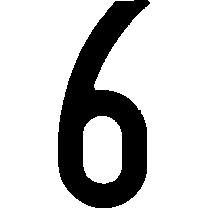
#> input picture Images/seg_test/test_2/0.jpg, 208 x 208 px, given as the content of the folder Images/training_sets/0, which was not available
$ python licensePlateImgToText.py   (older library calls are emulated)
#> lines starting #> are read from the running program, lines starting #| are printed output that depends on the picture; after the words box and inside, x2 and y2 are one past the last pixel; in counts of white or black regions, pixels touching at a corner belong together; pictures that were not available may be replaced by others from this repository, and a replacement may not be noted
### naiveBayesClassifier.py
'''
CSE 415 Final Project
Yinghe Chen, Yu Fu
June 2, 2015
naiveBayesClassifier.py

The classifier will randomly read a subset from the training set,
and use naive Bayes method to classify given input images.
The classifier will read all the images from a folder,
recognize the character of the image, and generate an output string
combined with all the characters.
'''

import numpy as np
from scipy import ndimage
from scipy import misc
import matplotlib.pyplot as plt
import os
import sys
import math
import random

def img_to_array(imgpath):
    '''Return an list of length 900 of given image.
       1 if the block has some black. 0 if the block is all white.'''
    img = misc.imread(imgpath, 1)
    small_img = (misc.imresize(img, (30, 30), interp='bicubic') / 255).astype('int32')
    return (1-small_img.flatten()).tolist()

def load_training_set(path):
    '''Load and return training set from given path.'''
    training_set = []
    patterns = "0123456789abcdefghijklmnpqrstuvwxyz"
    for c in patterns:
        pattern_dir = path + '/' + c
        rand = 1.0
        for filename in os.listdir(pattern_dir):
            if rand >= 0.2:  # Change this number to modify the size of subset
                training_set.append([img_to_array(pattern_dir + '/' + filename), c])
            rand = random.random()
    return training_set

def get_prior_char(training_set):
    '''Calculate and return the priors of characters as a list.'''
    patterns = "0123456789abcdefghijklmnpqrstuvwxyz"
    count = [0] * len(patterns)
    for training_list in training_set:
        count[patterns.index(training_list[1])] += 1
    total_count = sum(count)
    for i in range(len(count)):
        count[i] /= total_count
    return count

def get_prior_attr(training_set):
    '''Calcuate and return the priors of attributes values equal to 1.'''
    count = [0] * 900
    total = len(training_set)
    for training_list in training_set:
        for i in range(900):
            count[i] += training_list[0][i]
    # avoid probability of 0
    for i in range(900):
        if count[i] == 0:
            count[i] += 0.01
            total += 0.01
    return [c / total for c in count]

def get_indi(training_set):
    '''Calculate and return the probabilty of individual features.
       [[P(block1|'a')...P(block900|'a')], 'a'], ....]'''
    patterns = "0123456789abcdefghijklmnpqrstuvwxyz"
    indi_prob = []
    for c in patterns:
        count_char = 0
        count_attr_list = [0] * 900
        for training_list in training_set:
            if training_list[1] == c:
                count_char += 1
                for i in range(900):
                    count_attr_list[i] += training_list[0][i]

        for i in range(900):
            if count_attr_list[i] == 0:
                count_attr_list[i] += 0.01
                count_char += 0.01

        indi_prob.append([[count / count_char for count in count_attr_list], c])

    return indi_prob

def get_likelihood(input_list, c, indi_prob, prior_char):
    '''Calculate and return P(c|input)'''
    patterns = "0123456789abcdefghijklmnpqrstuvwxyz"
    char_index = patterns.index(c)
    log_p_input_c = 0
    prob_list = indi_prob[char_index][0]

    for i in range(900):
        if input_list[i] == 0:
            log_p_input_c += math.log(1 - prob_list[i])
        else:
            log_p_input_c += math.log(prob_list[i])
    p_c = prior_char[char_index]
    return log_p_input_c + math.log(p_c)

def get_result(imgpath, indi_prob, prior_char):
    '''Use Naive Bayes classifier to compute
       the character with max likihood of given image array.'''
    input = img_to_array(imgpath)
    max_log_p = -sys.maxsize - 1
    max_c = ''
    for c in "0123456789abcdefghijklmnpqrstuvwxyz":
        log_p = get_likelihood(input, c, indi_prob, prior_char)
        if log_p > max_log_p:
            max_log_p = log_p
            max_c = c
    return (max_c, max_log_p)

# [13 lines left out: function print_array, not called in this run]

def imgToString(img_dir):
    '''Read images from a directory, process all the images and return the result as a string.'''
    training_set = load_training_set('Images/training_sets') # Change the training set here
    prior_char = get_prior_char(training_set)
    prior_attr = get_prior_attr(training_set)
    indi_prob = get_indi(training_set)
    result = ''
    for filename in os.listdir(img_dir):
        #print(get_result(img_dir + '/' + filename, indi_prob, prior_char))
        result += get_result(img_dir + '/' + filename, indi_prob, prior_char)[0]
    return result

### perceptronClassifier.py
#Final Project
#Yinghe Chen, Yu Fu
#perceptronClassifier.py
#CSE 415
#June2, 2015
import numpy as np
from scipy import ndimage
from scipy import misc
import matplotlib.pyplot as plt
import os
import sys
import random

# load image as 1d array of 1 or 0
def img_to_array(imgpath):
    img = misc.imread(imgpath, 1)
    small_img = (misc.imresize(img, (20, 20), interp = 'bicubic') /255).astype('int32')
    return small_img.flatten()
# load the folder which contains training set
def load_training_set(path):
    '''Load and return training set from given path.'''
    training_set = []
    patterns = "0123456789abcdefghijklmnpqrstuvwxyz"
    for c in patterns:
        pattern_dir = path + '/' + c
        rand = 1.0
        for filename in os.listdir(pattern_dir):
            if rand >= 0.2:  # Change this number to modify the size of subset
                training_set.append([img_to_array(pattern_dir + '/' + filename), c])
            rand = random.random()
    return training_set
# conduct perceptron classifer process and return single match result as letter
def perceptron(img, path):
    list = []
    picToExam = img_to_array(img)
    traning_set = load_training_set(path)
    max = 0
    letter = "a"
    for i in traning_set:
        list.append(perceptron_process(picToExam, i))
    for j in list:
        if (j[0]> max):
            letter = j[1]
            max = j[0]
    return letter
# conduct perceptron training
def perceptron_process(img_array1, training_element):
    w = []
    for i in range (0, len(img_array1) - 1):
        if (i % 20 < 15 and i % 20 >20):
            w.append(1.5)
        else:
            w.append(1)
    beta = 0
    a = 0
    for i in range (0, len(img_array1) - 1):
        theta = abs(training_element[0][i] - img_array1[i])
        if (theta < 1/2):
            beta += w[i]
    return [beta, training_element[1]]
# process a set of pictures and return the recognized license plate
def imgToString(img_dir):
    result = ""
    for filename in os.listdir(img_dir):
        filename = img_dir + '/' + filename
        result += perceptron(filename, 'Images/training_sets')
    return result

#print(imgToString('Images/seg_test/123'))

### licensePlateImgToText.py
'''
CSE 415 Final Project
Yinghe Chen, Yu Fu
June 2, 2015
licensePlateImgToText.py

This is the main program of the license plate recognization.
It reads images generated by plateSegmentation.py.
The program uses bagging method to combine two kinds of classifiers:
Naive Bayes Classifier and Perceptron Classifier
Make 4 Naive Bayes classifiers and 5 Perceptron Classifier
that trained from different subsets of training set,
and uses the most voted characters as the final result.
'''

import naiveBayesClassifier as nb1
import naiveBayesClassifier as nb2
import naiveBayesClassifier as nb3
import naiveBayesClassifier as nb4
import perceptronClassifier as pc1
import perceptronClassifier as pc2
import perceptronClassifier as pc3
import perceptronClassifier as pc4
import perceptronClassifier as pc5

def most_common(lst):
    '''Return the most common item in the given list.'''
    return max(set(lst), key=lst.count)

def get_text(img_dir):
    '''Generate the license plate number from images in the given directory.'''
    result0 = nb1.imgToString(img_dir)
#> in img_to_array, `small_img = (misc.imresize(img, (30, 30), interp='bicubic') / 255).ast..`:
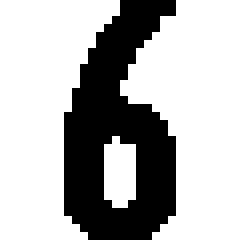
#> small_img: shape (30, 30) int32 (shown 8 times larger); values 0 (black) and 1 (white), 70.1% white; 1 black region, box (x1, y1, x2, y2) and area: (8, 0, 22, 30) 269
#> pass 2 of the loop in load_training_set, `for c in patterns:`:
#> pass 3 of the loop in load_training_set, `for c in patterns:`:
#> the loop made 35 passes; the first 3 are shown
#> in get_result, `input = img_to_array(imgpath)`: input = 900 values, max 1 at index 15, min 0 at index 0, mean 0.299
#> pass 2 of the loop in imgToString, `for filename in os.listdir(img_dir):`:
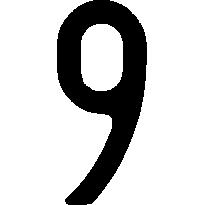
#> input picture Images/seg_test/test_2/1.jpg, 205 x 205 px
#> img: shape (205, 205) float32
#> in img_to_array (call 37), `small_img = (misc.imresize(img, (30, 30), interp='bicubic') / 255).ast..`:
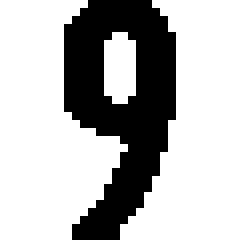
#> small_img: shape (30, 30) int32 (shown 8 times larger); values 0 (black) and 1 (white), 71.4% white; 1 black region, box (x1, y1, x2, y2) and area: (8, 0, 22, 30) 257
#> pass 3 of the loop in imgToString, `for filename in os.listdir(img_dir):`:
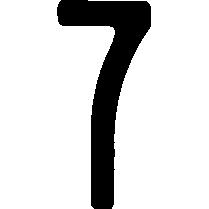
#> input picture Images/seg_test/test_2/2.jpg, 209 x 209 px
#> img: shape (209, 209) float32
#> in img_to_array (call 38), `small_img = (misc.imresize(img, (30, 30), interp='bicubic') / 255).ast..`:
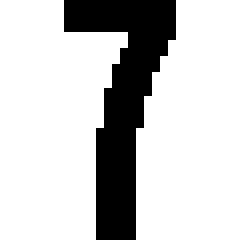
#> small_img: shape (30, 30) int32 (shown 8 times larger); values 0 (black) and 1 (white), 78.9% white; 1 black region, box (x1, y1, x2, y2) and area: (8, 0, 22, 30) 190
#> the loop made 4 passes; the first 3 are shown
    result1 = nb2.imgToString(img_dir)
#> pass 2 of the loop in load_training_set, `for c in patterns:`:
#> pass 3 of the loop in load_training_set, `for c in patterns:`:
#> the loop made 35 passes; the first 3 are shown
#> pass 2 of the loop in imgToString, `for filename in os.listdir(img_dir):`:
#> pass 3 of the loop in imgToString, `for filename in os.listdir(img_dir):`:
#> the loop made 4 passes; the first 3 are shown
    result2 = nb3.imgToString(img_dir)
#> pass 2 of the loop in load_training_set, `for c in patterns:`:
#> pass 3 of the loop in load_training_set, `for c in patterns:`:
#> the loop made 35 passes; the first 3 are shown
#> pass 2 of the loop in imgToString, `for filename in os.listdir(img_dir):`:
#> pass 3 of the loop in imgToString, `for filename in os.listdir(img_dir):`:
#> the loop made 4 passes; the first 3 are shown
    result3 = nb4.imgToString(img_dir)
#> pass 2 of the loop in load_training_set, `for c in patterns:`:
#> pass 3 of the loop in load_training_set, `for c in patterns:`:
#> the loop made 35 passes; the first 3 are shown
#> pass 2 of the loop in imgToString, `for filename in os.listdir(img_dir):`:
#> pass 3 of the loop in imgToString, `for filename in os.listdir(img_dir):`:
#> the loop made 4 passes; the first 3 are shown
    result4 = pc1.imgToString(img_dir)
#> in img_to_array, `small_img = (misc.imresize(img, (20, 20), interp = 'bicubic') /255).as..`:
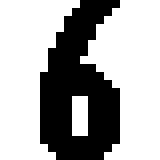
#> small_img: shape (20, 20) int32 (shown 8 times larger); values 0 (black) and 1 (white), 66.5% white; 1 black region, box (x1, y1, x2, y2) and area: (5, 0, 15, 20) 134
#> in perceptron, `picToExam = img_to_array(img)`: picToExam = 400 values, max 1 at index 0, min 0 at index 10, mean 0.665
#> pass 2 of the loop in imgToString, `for filename in os.listdir(img_dir):`:
#> in img_to_array (call 37), `small_img = (misc.imresize(img, (20, 20), interp = 'bicubic') /255).as..`:
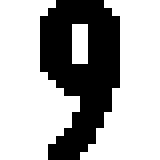
#> small_img: shape (20, 20) int32 (shown 8 times larger); values 0 (black) and 1 (white), 67.2% white; 1 black region, box (x1, y1, x2, y2) and area: (5, 0, 15, 20) 131
#> pass 3 of the loop in imgToString, `for filename in os.listdir(img_dir):`:
#> the loop made 4 passes; the first 3 are shown
    result5 = pc2.imgToString(img_dir)
#> pass 2 of the loop in imgToString, `for filename in os.listdir(img_dir):`:
#> pass 3 of the loop in imgToString, `for filename in os.listdir(img_dir):`:
#> the loop made 4 passes; the first 3 are shown
    result6 = pc3.imgToString(img_dir)
#> pass 2 of the loop in imgToString, `for filename in os.listdir(img_dir):`:
#> pass 3 of the loop in imgToString, `for filename in os.listdir(img_dir):`:
#> the loop made 4 passes; the first 3 are shown
    result7 = pc4.imgToString(img_dir)
#> pass 2 of the loop in imgToString, `for filename in os.listdir(img_dir):`:
#> pass 3 of the loop in imgToString, `for filename in os.listdir(img_dir):`:
#> the loop made 4 passes; the first 3 are shown
    result8 = pc5.imgToString(img_dir)
#> pass 2 of the loop in imgToString, `for filename in os.listdir(img_dir):`:
#> pass 3 of the loop in imgToString, `for filename in os.listdir(img_dir):`:
#> the loop made 4 passes; the first 3 are shown
    results = [result0, result1, result2, result3, result4, result5, result6, result7, result8]

    for i in range(len(results)):
        print("Classifier " + str(i+1) + ": " + results[i].upper())

    chars = []
    for i in range(len(results[0])):
        char_i = []
        for result in results:
            char_i.append(result[i])
        chars.append(char_i)

    output = ''
    for char in chars:
        output += most_common(char)
    print("The final result is " + output.upper())

get_text('Images/seg_test/test_2')
